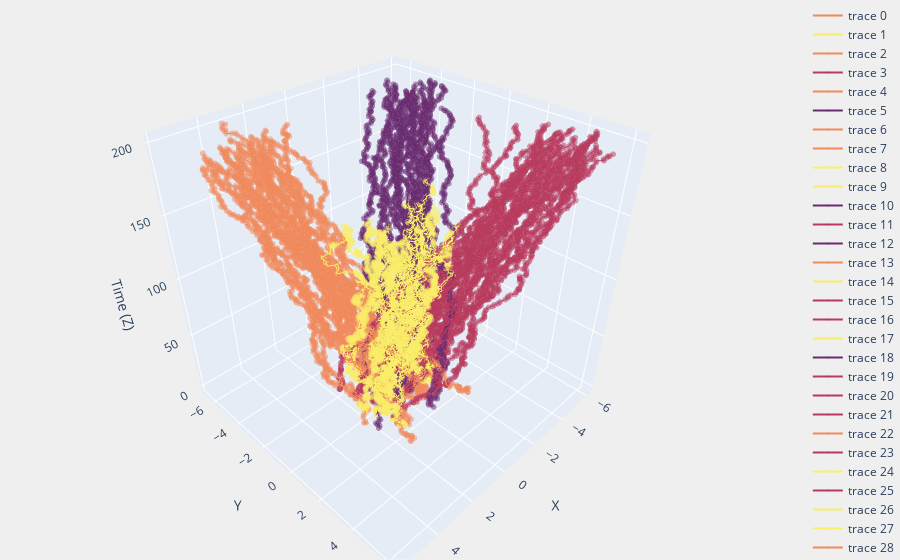

The code cell stored with this chart in its notebook:
### Code cell
draw_3d_line(bridge_tensor, sample_rate=1, time_rate=0.2)
